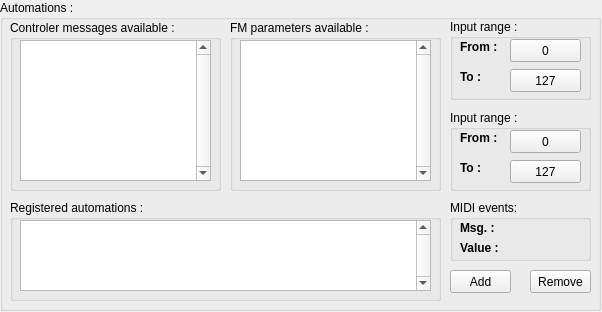
<?xml version="1.0" encoding="UTF-8"?>
<ui version="4.0">
 <class>QAutomation</class>
 <widget class="QWidget" name="QAutomation">
  <property name="geometry">
   <rect>
    <x>0</x>
    <y>0</y>
    <width>602</width>
    <height>312</height>
   </rect>
  </property>
  <property name="windowTitle">
   <string>Form</string>
  </property>
  <widget class="QGroupBox" name="grpBox_automations">
   <property name="geometry">
    <rect>
     <x>0</x>
     <y>0</y>
     <width>601</width>
     <height>311</height>
    </rect>
   </property>
   <property name="title">
    <string>Automations :</string>
   </property>
   <widget class="QGroupBox" name="grpBox_controls">
    <property name="geometry">
     <rect>
      <x>10</x>
      <y>20</y>
      <width>211</width>
      <height>171</height>
     </rect>
    </property>
    <property name="title">
     <string>Controler messages available :</string>
    </property>
    <widget class="QListWidget" name="listWidget_CCs">
     <property name="geometry">
      <rect>
       <x>10</x>
       <y>20</y>
       <width>191</width>
       <height>141</height>
      </rect>
     </property>
     <property name="verticalScrollBarPolicy">
      <enum>Qt::ScrollBarAlwaysOn</enum>
     </property>
     <property name="horizontalScrollBarPolicy">
      <enum>Qt::ScrollBarAlwaysOff</enum>
     </property>
     <property name="sortingEnabled">
      <bool>false</bool>
     </property>
    </widget>
   </widget>
   <widget class="QGroupBox" name="grpBox_parameters">
    <property name="geometry">
     <rect>
      <x>230</x>
      <y>20</y>
      <width>211</width>
      <height>171</height>
     </rect>
    </property>
    <property name="title">
     <string>FM parameters available :</string>
    </property>
    <widget class="QListWidget" name="listWidget_FMs">
     <property name="geometry">
      <rect>
       <x>10</x>
       <y>20</y>
       <width>191</width>
       <height>141</height>
      </rect>
     </property>
     <property name="verticalScrollBarPolicy">
      <enum>Qt::ScrollBarAlwaysOn</enum>
     </property>
     <property name="horizontalScrollBarPolicy">
      <enum>Qt::ScrollBarAlwaysOff</enum>
     </property>
     <property name="selectionMode">
      <enum>QAbstractItemView::SingleSelection</enum>
     </property>
    </widget>
   </widget>
   <widget class="QGroupBox" name="grpBox_event">
    <property name="geometry">
     <rect>
      <x>450</x>
      <y>200</y>
      <width>141</width>
      <height>61</height>
     </rect>
    </property>
    <property name="title">
     <string>MIDI events:</string>
    </property>
    <widget class="QLabel" name="lbl_lastCC">
     <property name="geometry">
      <rect>
       <x>10</x>
       <y>20</y>
       <width>121</width>
       <height>16</height>
      </rect>
     </property>
     <property name="font">
      <font>
       <weight>75</weight>
       <bold>true</bold>
      </font>
     </property>
     <property name="text">
      <string>Msg. :</string>
     </property>
    </widget>
    <widget class="QLabel" name="lbl_lastValue">
     <property name="geometry">
      <rect>
       <x>10</x>
       <y>40</y>
       <width>121</width>
       <height>16</height>
      </rect>
     </property>
     <property name="font">
      <font>
       <weight>75</weight>
       <bold>true</bold>
      </font>
     </property>
     <property name="text">
      <string>Value :</string>
     </property>
    </widget>
   </widget>
   <widget class="QGroupBox" name="grpBox_input">
    <property name="geometry">
     <rect>
      <x>450</x>
      <y>19</y>
      <width>141</width>
      <height>81</height>
     </rect>
    </property>
    <property name="title">
     <string>Input range :</string>
    </property>
    <widget class="QLabel" name="lbl_INFrom">
     <property name="geometry">
      <rect>
       <x>10</x>
       <y>20</y>
       <width>41</width>
       <height>16</height>
      </rect>
     </property>
     <property name="font">
      <font>
       <weight>75</weight>
       <bold>true</bold>
      </font>
     </property>
     <property name="text">
      <string>From :</string>
     </property>
    </widget>
    <widget class="QLabel" name="lbl_INTo">
     <property name="geometry">
      <rect>
       <x>10</x>
       <y>50</y>
       <width>41</width>
       <height>16</height>
      </rect>
     </property>
     <property name="font">
      <font>
       <weight>75</weight>
       <bold>true</bold>
      </font>
     </property>
     <property name="text">
      <string>To :</string>
     </property>
    </widget>
    <widget class="QButton" name="but_INFrom">
     <property name="geometry">
      <rect>
       <x>60</x>
       <y>20</y>
       <width>71</width>
       <height>23</height>
      </rect>
     </property>
     <property name="baseSize">
      <size>
       <width>0</width>
       <height>127</height>
      </size>
     </property>
     <property name="toolTip">
      <string/>
     </property>
     <property name="text">
      <string>0</string>
     </property>
    </widget>
    <widget class="QButton" name="but_INTo">
     <property name="geometry">
      <rect>
       <x>60</x>
       <y>50</y>
       <width>71</width>
       <height>23</height>
      </rect>
     </property>
     <property name="baseSize">
      <size>
       <width>0</width>
       <height>127</height>
      </size>
     </property>
     <property name="toolTip">
      <string/>
     </property>
     <property name="text">
      <string>127</string>
     </property>
    </widget>
   </widget>
   <widget class="QGroupBox" name="grpBox_output">
    <property name="geometry">
     <rect>
      <x>450</x>
      <y>110</y>
      <width>141</width>
      <height>81</height>
     </rect>
    </property>
    <property name="title">
     <string>Input range :</string>
    </property>
    <widget class="QLabel" name="lbl_OUTFrom">
     <property name="geometry">
      <rect>
       <x>10</x>
       <y>20</y>
       <width>41</width>
       <height>16</height>
      </rect>
     </property>
     <property name="font">
      <font>
       <weight>75</weight>
       <bold>true</bold>
      </font>
     </property>
     <property name="text">
      <string>From :</string>
     </property>
    </widget>
    <widget class="QLabel" name="lbl_OUTTo">
     <property name="geometry">
      <rect>
       <x>10</x>
       <y>50</y>
       <width>41</width>
       <height>16</height>
      </rect>
     </property>
     <property name="font">
      <font>
       <weight>75</weight>
       <bold>true</bold>
      </font>
     </property>
     <property name="text">
      <string>To :</string>
     </property>
    </widget>
    <widget class="QButton" name="but_OUTFrom">
     <property name="geometry">
      <rect>
       <x>60</x>
       <y>20</y>
       <width>71</width>
       <height>23</height>
      </rect>
     </property>
     <property name="baseSize">
      <size>
       <width>0</width>
       <height>127</height>
      </size>
     </property>
     <property name="toolTip">
      <string/>
     </property>
     <property name="text">
      <string>0</string>
     </property>
    </widget>
    <widget class="QButton" name="but_OUTTo">
     <property name="geometry">
      <rect>
       <x>60</x>
       <y>50</y>
       <width>71</width>
       <height>23</height>
      </rect>
     </property>
     <property name="baseSize">
      <size>
       <width>0</width>
       <height>127</height>
      </size>
     </property>
     <property name="toolTip">
      <string/>
     </property>
     <property name="text">
      <string>127</string>
     </property>
    </widget>
   </widget>
   <widget class="QGroupBox" name="groupBox">
    <property name="geometry">
     <rect>
      <x>10</x>
      <y>200</y>
      <width>431</width>
      <height>101</height>
     </rect>
    </property>
    <property name="title">
     <string>Registered automations :</string>
    </property>
    <widget class="QListWidget" name="listWidget_autos">
     <property name="geometry">
      <rect>
       <x>10</x>
       <y>20</y>
       <width>411</width>
       <height>71</height>
      </rect>
     </property>
     <property name="verticalScrollBarPolicy">
      <enum>Qt::ScrollBarAlwaysOn</enum>
     </property>
     <property name="horizontalScrollBarPolicy">
      <enum>Qt::ScrollBarAlwaysOff</enum>
     </property>
     <property name="selectionMode">
      <enum>QAbstractItemView::SingleSelection</enum>
     </property>
    </widget>
   </widget>
   <widget class="QPushButton" name="pshBut_add">
    <property name="geometry">
     <rect>
      <x>450</x>
      <y>270</y>
      <width>61</width>
      <height>23</height>
     </rect>
    </property>
    <property name="text">
     <string>Add</string>
    </property>
   </widget>
   <widget class="QPushButton" name="pshBut_remove">
    <property name="geometry">
     <rect>
      <x>530</x>
      <y>270</y>
      <width>61</width>
      <height>23</height>
     </rect>
    </property>
    <property name="text">
     <string>Remove</string>
    </property>
   </widget>
  </widget>
 </widget>
 <customwidgets>
  <customwidget>
   <class>QButton</class>
   <extends>QPushButton</extends>
   <header>interface/qbutton.h</header>
  </customwidget>
 </customwidgets>
 <resources/>
 <connections/>
</ui>
